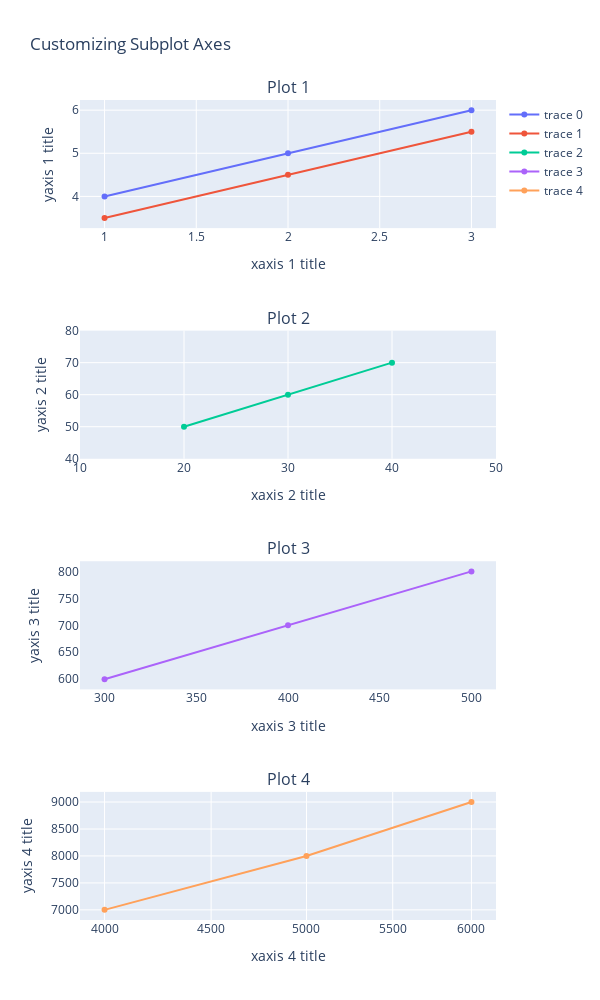

Notebook cell for this chart:
### Code cell
from plotly.subplots import make_subplots
import plotly.graph_objects as go

# Initialize figure with subplots
fig = make_subplots(
    rows=4, cols=1, subplot_titles=("Plot 1", "Plot 2", "Plot 3", "Plot 4")
)

# Add traces
fig.add_trace(go.Scatter(x=[1, 2, 3], y=[4, 5, 6]), row=1, col=1)
fig.add_trace(go.Scatter(x=[1, 2, 3], y=[3.5, 4.5, 5.5]), row=1, col=1)

fig.add_trace(go.Scatter(x=[20, 30, 40], y=[50, 60, 70]), row=2, col=1)
fig.add_trace(go.Scatter(x=[300, 400, 500], y=[600, 700, 800]), row=3, col=1)
fig.add_trace(go.Scatter(x=[4000, 5000, 6000], y=[7000, 8000, 9000]), row=4, col=1)

# Update xaxis properties
fig.update_xaxes(title_text="xaxis 1 title", row=1, col=1)
fig.update_xaxes(title_text="xaxis 2 title", range=[10, 50], row=2, col=1)
fig.update_xaxes(title_text="xaxis 3 title", showgrid=False, row=3, col=1)
fig.update_xaxes(title_text="xaxis 4 title", type="log", row=4, col=1)

# Update yaxis properties
fig.update_yaxes(title_text="yaxis 1 title", row=1, col=1)
fig.update_yaxes(title_text="yaxis 2 title", range=[40, 80], row=2, col=1)
fig.update_yaxes(title_text="yaxis 3 title", showgrid=False, row=3, col=1)
fig.update_yaxes(title_text="yaxis 4 title", row=4, col=1)

# Update title and height
fig.update_layout(title_text="Customizing Subplot Axes", height=1000, width=600)


fig.show()

### Figure 1 — Plotly figure (JSON) as saved in the notebook; plotly's stock layout.template omitted (floating-point values rounded to 4 significant figures)
{"data": [{"type": "scatter", "x": [1, 2, 3], "xaxis": "x", "y": [4, 5, 6], "yaxis": "y"}, {"type": "scatter", "x": [1, 2, 3], "xaxis": "x", "y": [3.5, 4.5, 5.5], "yaxis": "y"}, {"type": "scatter", "x": [20, 30, 40], "xaxis": "x2", "y": [50, 60, 70], "yaxis": "y2"}, {"type": "scatter", "x": [300, 400, 500], "xaxis": "x3", "y": [600, 700, 800], "yaxis": "y3"}, {"type": "scatter", "x": [4000, 5000, 6000], "xaxis": "x4", "y": [7000, 8000, 9000], "yaxis": "y4"}], "layout": {"annotations": [{"font": {"size": 16}, "showarrow": false, "text": "Plot 1", "x": 0.5, "xanchor": "center", "xref": "paper", "y": 1, "yanchor": "bottom", "yref": "paper"}, {"font": {"size": 16}, "showarrow": false, "text": "Plot 2", "x": 0.5, "xanchor": "center", "xref": "paper", "y": 0.7188, "yanchor": "bottom", "yref": "paper"}, {"font": {"size": 16}, "showarrow": false, "text": "Plot 3", "x": 0.5, "xanchor": "center", "xref": "paper", "y": 0.4375, "yanchor": "bottom", "yref": "paper"}, {"font": {"size": 16}, "showarrow": false, "text": "Plot 4", "x": 0.5, "xanchor": "center", "xref": "paper", "y": 0.1562, "yanchor": "bottom", "yref": "paper"}], "height": 1000, "title": {"text": "Customizing Subplot Axes"}, "width": 600, "xaxis": {"anchor": "y", "domain": [0, 1], "title": {"text": "xaxis 1 title"}}, "xaxis2": {"anchor": "y2", "domain": [0, 1], "range": [10, 50], "title": {"text": "xaxis 2 title"}}, "xaxis3": {"anchor": "y3", "domain": [0, 1], "showgrid": false, "title": {"text": "xaxis 3 title"}}, "xaxis4": {"anchor": "y4", "domain": [0, 1], "title": {"text": "xaxis 4 title"}, "type": "log"}, "yaxis": {"anchor": "x", "domain": [0.8438, 1], "title": {"text": "yaxis 1 title"}}, "yaxis2": {"anchor": "x2", "domain": [0.5625, 0.7188], "range": [40, 80], "title": {"text": "yaxis 2 title"}}, "yaxis3": {"anchor": "x3", "domain": [0.2812, 0.4375], "showgrid": false, "title": {"text": "yaxis 3 title"}}, "yaxis4": {"anchor": "x4", "domain": [0, 0.1562], "title": {"text": "yaxis 4 title"}}}}
